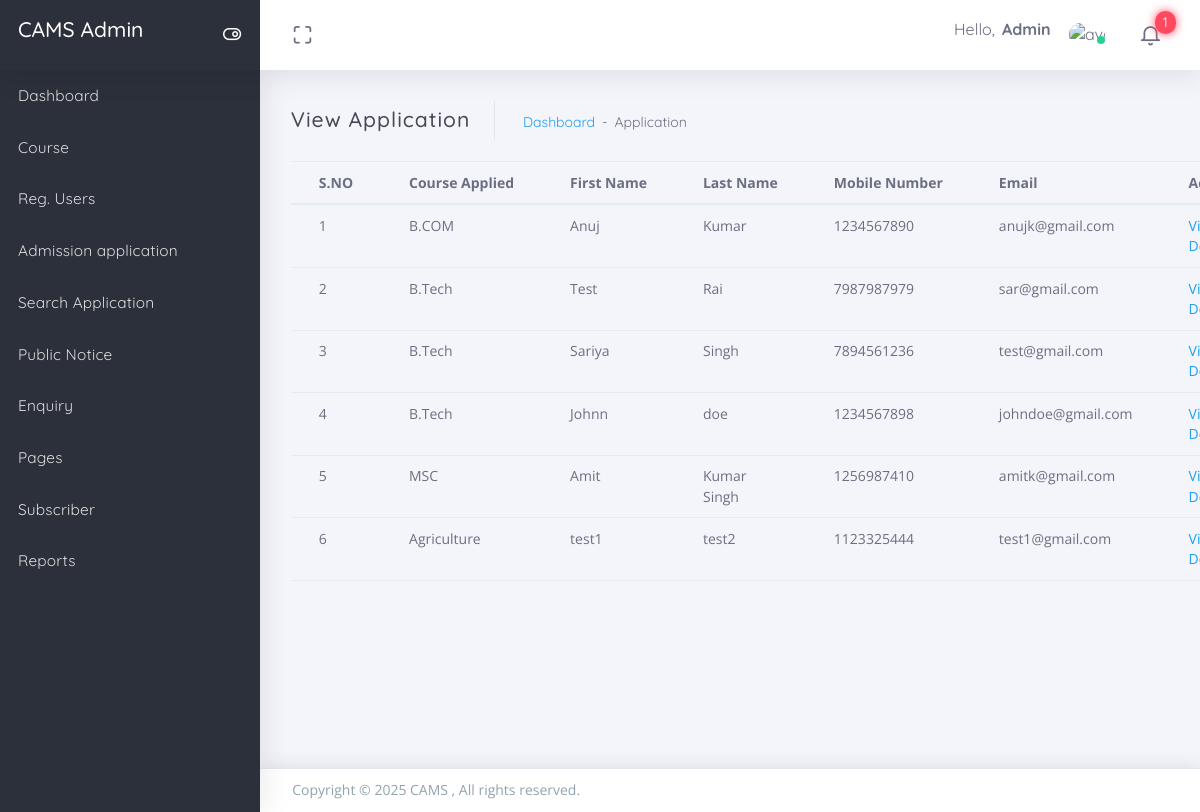
The page /uams/admin/addmissionapplication.php (signed in) on the database its author committed.
### tables this page shows
CREATE TABLE `tbladmapplications` (
  `ID` int(11) NOT NULL,
  `UserId` char(10) NOT NULL,
  `CourseApplied` varchar(120) DEFAULT NULL,
  `FatherName` varchar(120) DEFAULT NULL,
  `MotherName` varchar(120) DEFAULT NULL,
  `DOB` date DEFAULT NULL,
  `Nationality` varchar(120) DEFAULT NULL,
  `Gender` varchar(200) DEFAULT NULL,
  `Category` varchar(200) DEFAULT NULL,
  `CorrespondenceAdd` varchar(350) NOT NULL,
  `PermanentAdd` varchar(350) NOT NULL,
  `SecondaryBoard` varchar(120) DEFAULT NULL,
  `SecondaryBoardyop` varchar(120) DEFAULT NULL,
  `SecondaryBoardper` varchar(120) DEFAULT NULL,
  `SecondaryBoardstream` varchar(120) DEFAULT NULL,
  `SSecondaryBoard` varchar(120) DEFAULT NULL,
  `SSecondaryBoardyop` varchar(120) DEFAULT NULL,
  `SSecondaryBoardper` varchar(120) DEFAULT NULL,
  `SSecondaryBoardstream` varchar(120) DEFAULT NULL,
  `GraUni` varchar(120) DEFAULT NULL,
  `GraUniyop` varchar(120) DEFAULT NULL,
  `GraUnidper` varchar(120) DEFAULT NULL,
  `GraUnistream` varchar(120) DEFAULT NULL,
  `PGUni` varchar(120) DEFAULT NULL,
  `PGUniyop` varchar(120) DEFAULT NULL,
  `PGUniper` varchar(120) DEFAULT NULL,
  `PGUnistream` varchar(120) DEFAULT NULL,
  `TransferCertificate` varchar(120) DEFAULT NULL,
  `TenMarksheeet` varchar(120) DEFAULT NULL,
  `TwelveMarksheet` varchar(120) DEFAULT NULL,
  `GraduationCertificate` varchar(120) DEFAULT NULL,
  `PostgraduationCertificate` varchar(120) DEFAULT NULL,
  `Declaration` varchar(120) DEFAULT NULL,
  `Signature` varchar(120) DEFAULT NULL,
  `CourseApplieddate` timestamp NOT NULL DEFAULT current_timestamp(),
  `AdminRemark` varchar(255) DEFAULT NULL,
  `FeeAmount` decimal(10,0) DEFAULT NULL,
  `AdminStatus` varchar(20) DEFAULT NULL,
  `AdminRemarkDate` timestamp NULL DEFAULT NULL ON UPDATE current_timestamp(),
  `UserPic` varchar(200) DEFAULT NULL
);

CREATE TABLE `tbluser` (
  `ID` int(11) NOT NULL,
  `FirstName` varchar(45) DEFAULT NULL,
  `LastName` varchar(45) DEFAULT NULL,
  `MobileNumber` bigint(10) DEFAULT NULL,
  `Email` varchar(120) DEFAULT NULL,
  `Password` varchar(60) DEFAULT NULL,
  `PostingDate` timestamp NULL DEFAULT current_timestamp()
);

### uams/admin/addmissionapplication.php (the view, shortened to what this page needs)
<?php
include('includes/dbconnection.php');
if (strlen($_SESSION['aid']==0)) {
  header('location:logout.php');
  } else{
?>
<!DOCTYPE html>
<html class="loading" lang="en" data-textdirection="ltr">
<head>
  <link href="https://maxcdn.icons8.com/fonts/line-awesome/1.1/css/line-awesome.min.css"
  rel="stylesheet">
</head>
<body class="vertical-layout vertical-menu-modern 2-columns   menu-expanded fixed-navbar"
data-open="click" data-menu="vertical-menu-modern" data-col="2-columns">
<?php include('includes/header.php');?>
<?php include('includes/leftbar.php');?>
  <div class="app-content content">
    <div class="content-wrapper">
      <div class="content-header row">
        <div class="content-header-left col-md-6 col-12 mb-2 breadcrumb-new">
          <h3 class="content-header-title mb-0 d-inline-block">
           View Application
          </h3>
          <div class="row breadcrumbs-top d-inline-block">
            <div class="breadcrumb-wrapper col-12">
              <ol class="breadcrumb">
                <li class="breadcrumb-item"><a href="dashboard.php">Dashboard</a>
                </li>
                <li class="breadcrumb-item active">Application
                </li>
              </ol>
            </div>
          </div>
        </div>
      </div>
      <div class="content-body">
<table class="table mb-0">
 <thead>
                <tr>
                  <th>S.NO</th>
                  <th>Course Applied</th>
                  <th>First Name</th>
                  <th>Last Name</th>
                   <th>Mobile Number</th>
                   <th>Email</th>
                   <th>Action</th>
                </tr>
              </thead>
  <?php
$ret=mysqli_query($con,"select tbladmapplications.CourseApplied,tbladmapplications.ID as apid, tbluser.FirstName,tbluser.LastName,tbluser.MobileNumber,tbluser.Email from  tbladmapplications inner join tbluser on tbluser.ID=tbladmapplications.UserId");
$cnt=1;
while ($row=mysqli_fetch_array($ret)) {
?>
                <tr>
                  <td><?php echo $cnt;?></td>
                       <td><?php  echo $row['CourseApplied'];?></td>
                  <td><?php  echo $row['FirstName'];?></td>
                  <td><?php  echo $row['LastName'];?></td>
                   <td><?php  echo $row['MobileNumber'];?></td>
                    <td><?php  echo $row['Email'];?></td>
                  <td><a href="view-appform.php?aticid=<?php echo $row['apid'];?>">View Details</a></td>
                </tr>
                <?php
$cnt=$cnt+1;
}?>
</table>
</div>
      </div>
      </div>
<?php include('includes/footer.php');?>
</body>
</html>
<?php  } ?>

### uams/admin/includes/header.php (shortened to what this page needs)
  <link rel="stylesheet" type="text/css" href="../app-assets/css/vendors.css">
  <link rel="stylesheet" type="text/css" href="../app-assets/css/app.css">
  <link rel="stylesheet" type="text/css" href="../app-assets/css/core/menu/menu-types/vertical-menu-modern.css">
  <link rel="stylesheet" type="text/css" href="../app-assets/css/core/colors/palette-gradient.css">
  <link rel="stylesheet" type="text/css" href="../app-assets/css/plugins/forms/extended/form-extended.css">
<nav class="header-navbar navbar-expand-md navbar navbar-with-menu navbar-without-dd-arrow fixed-top navbar-semi-dark navbar-shadow">
    <div class="navbar-wrapper">
      <div class="navbar-header">
        <ul class="nav navbar-nav flex-row">
          <li class="nav-item mr-auto">
            <a class="navbar-brand" href="dashboard.php">
              <h3 class="brand-text">CAMS Admin</h3>
            </a>
          </li>
          <li class="nav-item d-none d-md-block float-right"><a class="nav-link modern-nav-toggle pr-0" data-toggle="collapse"><i class="toggle-icon ft-toggle-right font-medium-3 white" data-ticon="ft-toggle-right"></i></a></li>
        </ul>
      </div>
      <div class="navbar-container content">
        <div class="collapse navbar-collapse" id="navbar-mobile">
          <ul class="nav navbar-nav mr-auto float-left">
            <li class="nav-item d-none d-md-block"><a class="nav-link nav-link-expand" href="#"><i class="ficon ft-maximize"></i></a></li>
          </ul>
          <ul class="nav navbar-nav float-right">
            <li class="dropdown dropdown-user nav-item">
              <a class="dropdown-toggle nav-link dropdown-user-link" href="#" data-toggle="dropdown">
                <span class="mr-1">Hello,
                  <?php
$admid=$_SESSION['aid'];
$ret=mysqli_query($con,"select AdminName from tbladmin where ID='$admid'");
$row=mysqli_fetch_array($ret);
$name=$row['AdminName'];
?>
                  <span class="user-name text-bold-700" ><?php echo $name; ?></span>
                </span>
                <span class="avatar avatar-online">
                  <img src="app-assets/images/user.png" alt="avatar"><i></i></span>
              </a>
            </li>
<?php $qury=mysqli_query($con,"SELECT  tbladmapplications.ID as appid,tbluser.FirstName,tbladmapplications.CourseApplieddate from tbladmapplications join tbluser on tbluser.ID=tbladmapplications.UserId where tbladmapplications.AdminStatus is null");
$num=mysqli_num_rows($qury);
?>
 <li class="dropdown dropdown-notification nav-item">
              <a class="nav-link nav-link-label" href="#" data-toggle="dropdown"><i class="ficon ft-bell"></i>
                <span class="badge badge-pill badge-default badge-danger badge-default badge-up badge-glow">
                  <?php echo $num;?></span>
              </a>
            </li>
          </ul>
        </div>
      </div>
    </div>
  </nav>

### uams/app-assets/css/core/menu/menu-types/vertical-menu-modern.css (style rules this page uses)
body.vertical-layout.vertical-menu-modern .navbar .navbar-brand { white-space: nowrap; }
body.vertical-layout.vertical-menu-modern.menu-expanded .navbar .navbar-header { float: left; width: 260px; }
body.vertical-layout.vertical-menu-modern.menu-expanded .navbar .navbar-container { margin-left: 260px; }
body.vertical-layout.vertical-menu-modern.menu-expanded .navbar .navbar-brand .brand-text { animation: 0.3s cubic-bezier(0.25, 0.8, 0.25, 1) 0s normal forwards 1 fadein; }
body.vertical-layout.vertical-menu-modern.menu-expanded .content, body.vertical-layout.vertical-menu-modern.menu-expanded .footer { margin-left: 260px; }

### rows shown on the page
tbladmapplications: CourseApplied "B.COM", UserId.FirstName "Anuj", UserId.LastName "Kumar", UserId.MobileNumber "1234567890", UserId.Email "anujk@gmail.com"
tbladmapplications: CourseApplied "B.Tech", UserId.FirstName "Test", UserId.LastName "Rai", UserId.MobileNumber "7987987979", UserId.Email "sar@gmail.com"
tbladmapplications: CourseApplied "B.Tech", UserId.FirstName "Sariya", UserId.LastName "Singh", UserId.MobileNumber "7894561236", UserId.Email "test@gmail.com"
tbladmapplications: CourseApplied "B.Tech", UserId.FirstName "Johnn", UserId.LastName "doe", UserId.MobileNumber "1234567898", UserId.Email "johndoe@gmail.com"
tbladmapplications: CourseApplied "MSC", UserId.FirstName "Amit", UserId.LastName "Kumar Singh", UserId.MobileNumber "1256987410", UserId.Email "amitk@gmail.com"
tbladmapplications: CourseApplied "Agriculture", UserId.FirstName "test1", UserId.LastName "test2", UserId.MobileNumber "1123325444", UserId.Email "test1@gmail.com"

### other values the page prints
$name "Admin"
$num "1"
